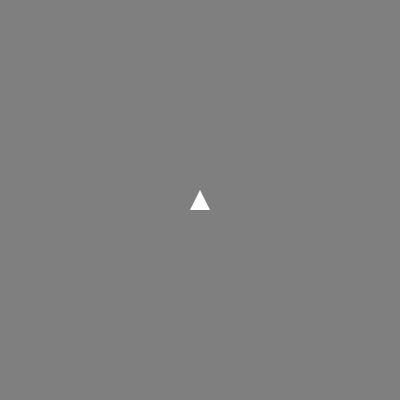
Frame 1 (no input)
Frame 60 (the mouse pressed at the canvas centre just before this capture): identical to frame 1, image omitted
Frame 120 (the mouse held since frame 60 and released just before this capture): identical to frame 1, image omitted

The Processing sketch that drew this single still picture (run headless with seeded random() and noise(); from frame 60 on, the mouse is pressed at the canvas centre):

// Processing sketch: assouplisssement_prop
// ── assouplisssement_prop.pde
/*
 Assouplissement proportionnel.
 
 Auteur : Jean-Maxime Couillard
 Licence : 
 Syntaxe : Processing version 3.0b5
*/

// La position actuelle
float posX = 200;
float posY = 200;

float targetX = 200;
float targetY = 200;

void setup() {
  size(400, 400);
}

void draw() {
  
  background(127);
  
  posX = posX + (targetX-posX)/10.0;
  posY = posY + (targetY-posY)/10.0;
  
  noStroke();
  rectMode(CENTER);
  
  // Triangle
  pushMatrix();
  translate(posX, posY);
  beginShape();
  vertex(0, -10);
  vertex(-10, 10);
  vertex(10, 10);
  endShape();
  popMatrix();
}

void mousePressed() {
  targetX = mouseX;
  targetY = mouseY;
}
